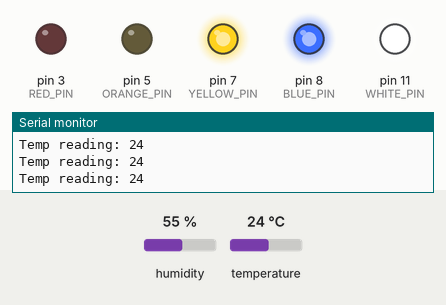
This sketch was run on a simulated Arduino Uno, built with avr-gcc and run on an emulated ATmega328P. On the bench: output pins drawn as LEDs (lit = HIGH), the last lines printed to the serial monitor. Inputs (shaded band) come from the test bench; at power-on: temperature 24 °C, humidity 55 %.

Above: at 2.8 s.
2.9 s: temperature set to 22 °C
5.6 s: temperature set to 19 °C
At 6.5 s:
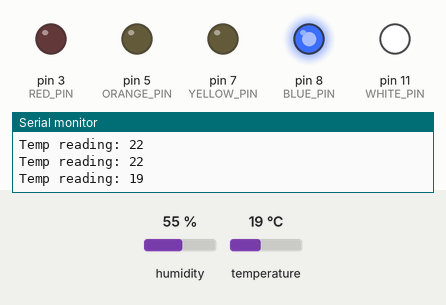
8.3 s: temperature set to 33 °C
At 11.3 s:
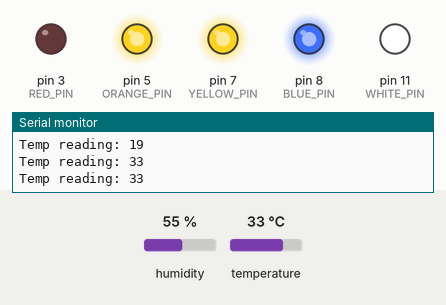
11.6 s: temperature set to 39 °C
14.3 s: temperature set to 42 °C
At 17.3 s:
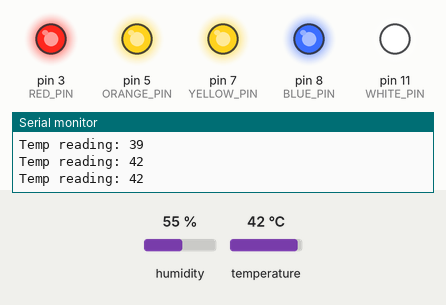
17.7 s: temperature set to 12 °C
At 19.7 s:
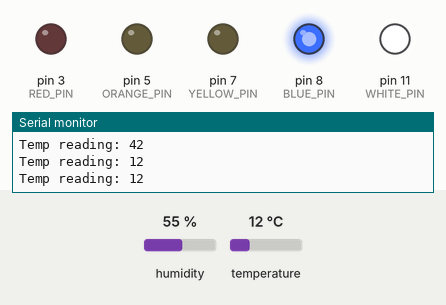
Timing chart, 0 to 21.2 s (numbered marks = the images above; inputs shaded):
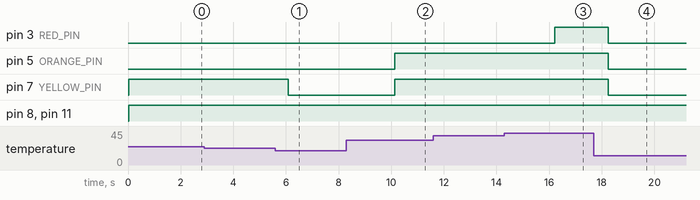

The sketch:

e2.ino
```cpp
// (C) __Marcus Berggren, Carl Vågfelt Nihlmar, Ibrahim Alzoubi, group: 4 __ (2025)
// Work package 5
// Exercise 2
// Submission code: 981234

/**
 * This program reads the temperature every second and update LED lights
 * accordingly.
 *
 * Purpose: Update LED lights according to value readings from a
 * temperature sensor that uses a library.
 */

// ---- Include section -------------------------------------------------------
#include <DHT.h> // Use DHT library

// ---- Define section --------------------------------------------------------

// ---- Pins --------------------------
#define WHITE_PIN   11      // Defines pin for white LED
#define BLUE_PIN    8       // Defines pin for blue LED
#define YELLOW_PIN  7       // Defines pin for yellow LED
#define ORANGE_PIN  5       // Defines pin for orange LED
#define RED_PIN     3       // Defines pin for red LED
#define TEMP_PIN    2       // Defines pin for TMP36

#define INTERVAL    1000    // The time interval to update LEDs

// ---- Define variables ---------------------------------------------------

// Structure to map temperature ranges to output pins
typedef struct {
    float min_temp;         // Lower bound of temperature range (inclusive)
    int pin;                // Pin to activate for this temperature range
} THRESHOLD;

// Temperature range definitions with corresponding output pins
THRESHOLD thresholds[] = {
    {0.0,  WHITE_PIN},      // Range: 0.0C to 10.9C
    {11.0, BLUE_PIN},       // Range: 11.0C to 20.9C
    {21.0, YELLOW_PIN},     // Range: 21.0C to 30.9C
    {31.0, ORANGE_PIN},     // Range: 31.0C to 40.9C
    {41.0, RED_PIN}         // Range: 41.0C and above
};

DHT dht(TEMP_PIN, DHT11);

// ---- Setup section ---------------------------------------------------------

// Executed once for setup
void setup() {
    Serial.begin(9600);
    dht.begin();
    // Loop through all thresholds
    for (int i = 0; i < sizeof(thresholds) / sizeof(THRESHOLD); i++) {
        // Define LED to output mode
        pinMode(thresholds[i].pin, OUTPUT);
    }
}

// ---- Loop section ----------------------------------------------------------
/**
* Triggered every second to:
* 1. Read current temperature from DHT11 sensor
* 2. With library convert reading to temperature in Celsius
* 3. Update LED indicators based on temperature thresholds
*/
void loop() {

  // Reads temperature in celcius from the DHT11 sensor
  int temperature = dht.readTemperature();

  // Loop through each treshold and adjust LED lights accordingly
  for (int i = 0; i < sizeof(thresholds) / sizeof(THRESHOLD); i++) {
      // Check if temp is higher or equal to the min_temp of each threshold
      if (temperature >= thresholds[i].min_temp)
          // If so, light up LED by setting it to HIGH
          digitalWrite(thresholds[i].pin, HIGH);
      else
          // If not, it is lower than min_temp and we set pin to LOW
          digitalWrite(thresholds[i].pin, LOW);
  }

  // Print out information to the console
  Serial.print("Temp reading: ");
  Serial.println(temperature);
  Serial.println("");

  // Delay the applicaiton by the set interval in ms
  delay(INTERVAL);
}
```

Measured:
- the behaviour switches between 21 and 20 °C on temperature (found by bisection; images 0 and 1)
- the behaviour switches between 40 and 41 °C on temperature (found by bisection; images 2 and 3)
- after the input at 5.6 s, pin 7 (YELLOW_PIN): HIGH → LOW after 0.50 s
- after the input at 8.3 s, pin 5 (ORANGE_PIN), pin 7 (YELLOW_PIN): LOW → HIGH after 1.8 s
- after the input at 14.3 s, pin 3 (RED_PIN): LOW → HIGH after 1.9 s
- after the input at 17.7 s, pin 3 (RED_PIN), pin 5 (ORANGE_PIN), pin 7 (YELLOW_PIN): HIGH → LOW after 0.54 s
